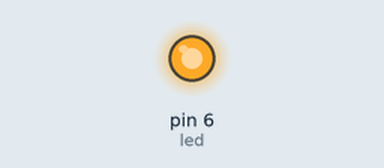
A sketch run on a simulated Arduino Uno, built with avr-gcc and run on an emulated ATmega328P. Parts: output pins drawn as LEDs (lit = HIGH).

Above: at 0.1 s.
At 1.3 s:
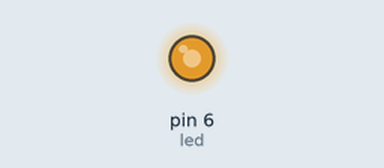
At 2.5 s:
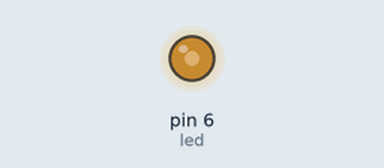
At 5.2 s:
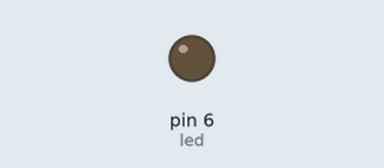
Timing chart, 0 to 6.7 s (numbered marks = the images above):
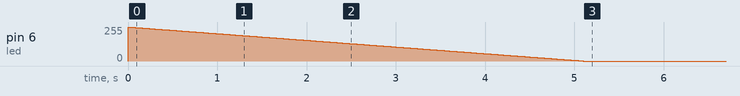

The sketch:

a05_led_pwm_decrease.ino
```cpp
/** LED PWM Decrease
 * 5. LED 세기가 최대치에서 1씩 줄어들어 꺼지게 해주세요.
 * (시간 간격 0.02초)
 */
int led = 6;

void setup() {
  for (int power = 255; power >= 0; power--) {
    analogWrite(led, power);
    delay(20);
  }
}

void loop() {
}
```
